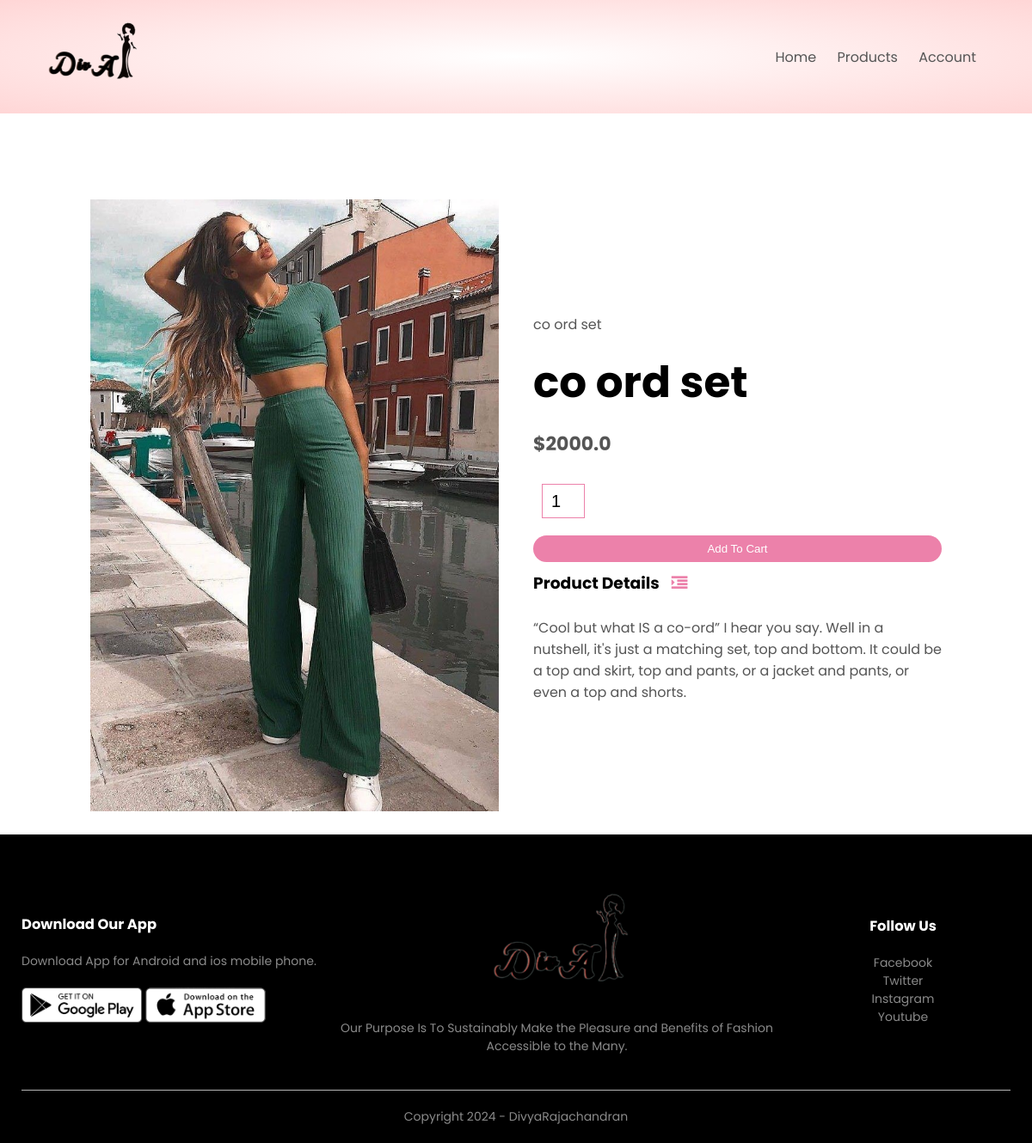
Page /product_details/22 on the committed database.
### products/models.py (models this page shows, shortened)
class Product(models.Model):
    LIVE=1
    DELETE=0
    DELETE_CHOICES=((LIVE,'Live'),(DELETE,'Delete'))
    title=models.CharField(max_length=200)
    price=models.FloatField()
    description=models.TextField()
    image=models.ImageField(upload_to='media/')
    priority=models.IntegerField(default=0)
    delete_status=models.IntegerField(choices=DELETE_CHOICES,default=LIVE)
    Created_at=models.DateTimeField(auto_now_add=True)
    updated_at=models.DateTimeField(auto_now=True)

### products/views.py (the view)
# urls.py: path('product_details/<pk>',views.detail_products,name='detail_product'),
def detail_products(request,pk):
    product=Product.objects.get(pk=pk)
    context={'product':product}
    return render(request,'product_detail.html',context)

### templates/product_detail.html
{% extends 'blank_layout.html'%}
{% block content %}
{% include 'product_description.html'%}
{% endblock content %}

### templates/product_description.html (shortened to what this page needs)
{% load static %}
<div class="small-container single-product">
    <div class="row">
        <div class="col-2">
            <img src="{{product.image.url }}" width="100%" id="ProductImg">
        </div>
        <div class="col-2">
            <p>{{ product.title }}</p>
            <h1>{{ product.title }}</h1>
            <h4>${{ product.price }}</h4>
            <form method="post" action="{% url 'add_to_cart' %}" enctype="multipart/form-data">
            <input type="number" name="quantity" value="1">
            <button type="submit" class="btn">Add To Cart</button>
        </form>
            <h3>Product Details <i class="fa fa-indent"></i></h3>
            <br>
            <p>{{ product.description }}</p>
        </div>
    </div>
</div>

### static/css/style.css (style rules this page uses)
* { margin: 0; padding: 0; box-sizing: border-box; }
body { font-family: 'Poppins', sans-serif; }
p { color: #555; }
.row { display: flex; align-items: center; flex-wrap: wrap; justify-content: space-around; }
.col-2 { flex-basis: 50%; min-width: 300px; }
.col-2 img { max-width: 100%; padding: 50px 0; }
.col-2 h1 { font-size: 50px; line-height: 60px; margin: 25px 0; }
.btn { display: inline-block; background: #ec81aa; color: white; padding: 8px 30px; margin: 30px 0; border-radius: 30px; transition: background 0.5s; }
.small-container { max-width: 1080px; margin: auto; padding-left: 25px; padding-right: 25px; }
h4 { color: #555; font-weight: normal; }
.single-product { margin-top: 80px; }
.single-product .col-2 img { padding: 0; }
.single-product .col-2 { padding: 20px; }
.single-product h4 { margin: 20px 0; font-size: 22px; font-weight: bold; }
.single-product input { width: 50px; height: 40px; padding-left: 10px; font-size: 20px; margin-left: 10px; border: 1px solid #ec81aa; margin-right: 10px; }
.single-product .fa { color: #ec81aa; margin-left: 10px; }
form input { width: 100%; height: 30px; margin: 10px 0; padding: 0 10px; border: 1px solid #ccc; }
form .btn { width: 100%; border: none; cursor: pointer; margin: 10px 0; }

### rows in the picture
Product: image (picture), title "co ord set", price "2000.0", description "“Cool but what IS a co-ord” I hear you say. Well in a nutshell, it's just a matching set, top and bottom. It could be a top and skirt, top and pants, or a jacket and pants, or even a top and shorts."
